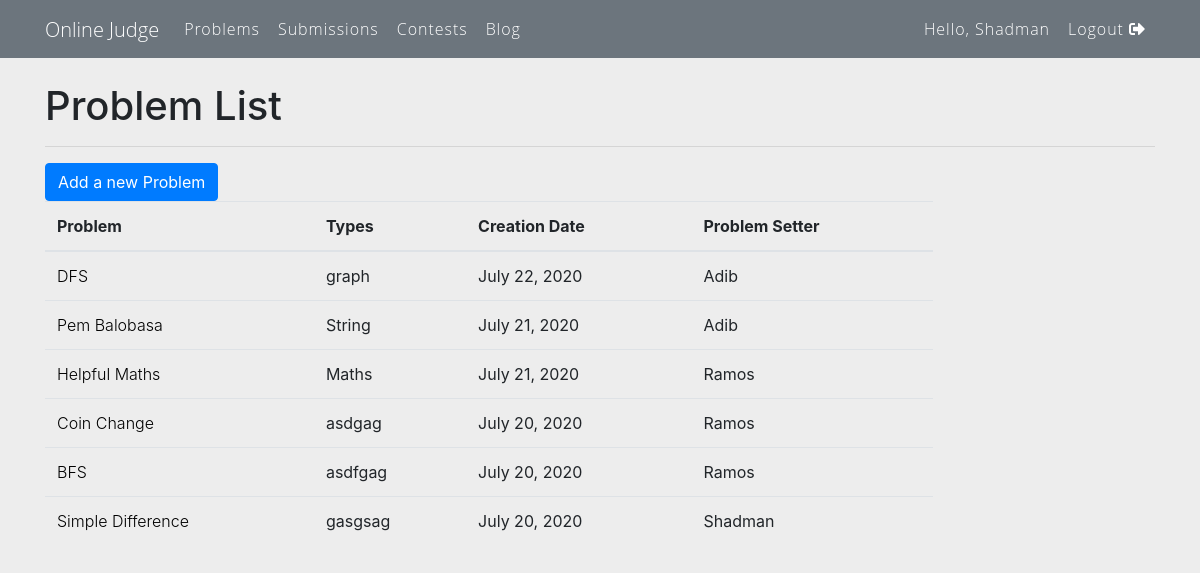
The app's page /problems/ (signed in) with its own data.
### judge/models.py (models this page shows, shortened)
class Problem(models.Model):
	OPTIONS = (
        ('Easy', 'Easy'),
        ('Medium', 'Medium'),
        ('Hard', 'Hard'),
    )
	title = models.CharField(max_length=150)
	code = models.CharField(max_length=20,
		unique=True,
		validators=[RegexValidator('^[\w-]+$', ('Problem code cannot have white space and can have only hyphens between letters and numbers'))])
	description = RichTextField(blank=False)
	input_format = RichTextField(blank=False)
	constraints = RichTextField(blank=False)
	output_format = RichTextField(blank=False)
	types = models.CharField(max_length=50)
	difficulty = models.CharField(max_length=10, choices=OPTIONS, default='Easy')
	sample_input1 = RichTextField(blank=False, default='Empty')
	sample_input2 = RichTextField(blank=False, default='Empty')
	sample_output1 = RichTextField(blank=False, default='Empty')
	sample_output2 = RichTextField(blank=False, default='Empty')
	author = models.ForeignKey(User, on_delete=models.CASCADE)
	created_date = models.DateTimeField(default=timezone.now)

### judge/views.py (the view)
# urls.py: path('problems/', ProblemListView.as_view(), name='problems-list'),
class ProblemListView(ListView):
	model = Problem
	template_name = 'judge/problem_list.html'
	context_object_name = 'problems'
	ordering = ['-created_date']
	paginate_by = 10

### judge/templates/judge/problem_list.html (shortened to what this page needs)
{% extends "base.html" %}
{% block content %}
	<div class="container">
		<h1>Problem List</h1>
		<hr>
		<a class="btn btn-primary text-center" href="{% url 'judge:problem-create' %}">
			Add a new Problem
		</a>
		<table class="table table-hover">
		  	<thead>
		   		<tr>
			      	<th scope="col">Problem</th>
			      	<th scope="col">Types</th>
			      	<th scope="col">Creation Date</th>
			      	<th scope="col">Problem Setter</th>
			    </tr>
			</thead>
		  	<tbody>
		  		{% for problem in problems %}
		  			<tr>
		  				<td><a href="{% url 'judge:problem-detail' problem.id problem.code %}">{{ problem.title }} </a></td>
				    	<td>{{ problem.types }}</td>
				    	<td>{{ problem.created_date|date:"F d, Y"}}</td>
				    	<td>{{ problem.author }}</td>
		  			</tr>
		  		{% endfor %}
		  	</tbody>
		</table>
	</div>
{% endblock content %}

### accounts/templates/accounts/navbar.html (shortened to what this page needs)
<nav class="navbar navbar-expand-lg navbar-inverse navbar-dark bg-secondary mb-4">
	<div class="container">
		<a href="/" class="navbar-brand ">Online Judge</a>
		 <div class="collapse navbar-collapse" id="navbarSupportedContent">
		    <ul class="nav navbar-nav mr-auto">
		      <li class="nav-item">
		        <a class="nav-link" href="{% url 'judge:problems-list' %}">Problems </a>
		      </li>
		      <li class="nav-item">
		        <a class="nav-link" href="#">Submissions</a>
		      </li>
		      <li class="nav-item">
		        <a class="nav-link " href="#">Contests</a>
		      </li>
		      <li class="nav-item">
		        <a class="nav-link " href="{% url 'blog-home' %}">Blog</a>
		      </li>
		    </ul>
		    {% if user.is_authenticated %}
		    	<ul class="nav navbar-nav navbar-right">
			      <li class="nav-item">
			      	<a href="{% url 'accounts:profile' %}" class="nav-link">
			      		Hello, {{request.user}}
			      	</a>
			      </li>
			      <li class="nav-item">
			      	<a href="{% url "accounts:logout" %}" class="nav-link">
			      		Logout
			      		<span class="fas fa-sign-out-alt"></span>
			      	</a>
			      </li>
			    </ul>
		    {% endif %}
		</div>
	</div>
</nav>

### accounts/templates/base.html (style rules this page uses)
body { margin: 0px; padding: 0px; }
a { font-weight: 300; }
.navbar .nav-item a { color: white !important; }

### accounts/templates/accounts/navbar.html (style rules this page uses)
nav { margin: 0; font: bold 16px 'Open Sans', arial, sans-serif; }
ul { margin: auto 0; padding: 0; list-style: none; display: table; text-align: center; }
li { display: table-cell; position: relative; padding: 2px 1px; }
li a { color: #fff; text-decoration: none; letter-spacing: 0.06em; display: inline-block; padding: 10px 20px; position: relative; }
li a:after { background: none repeat scroll 0 0 trasparent; bottom: 0; content: ""; display: block; height: 2px; left: 50%; position: absolute; background: #fff; transition: width 0.3s ease 0s, left 0.3s ease 0s; width: 0; }

### judge/templates/judge/problem_list.html (style rules this page uses)
body { background: #ededed; }
td a { color: black!important; letter-spacing: 0; }
.btn-primary { letter-spacing: 0px; }
.table { width: 80%; }

### records on screen
Problem: title "DFS", types "graph", created_date "July 22, 2020", author "Adib"
Problem: title "Pem Balobasa", types "String", created_date "July 21, 2020", author "Adib"
Problem: title "Helpful Maths", types "Maths", created_date "July 21, 2020", author "Ramos"
Problem: title "Coin Change", types "asdgag", created_date "July 20, 2020", author "Ramos"
Problem: title "BFS", types "asdfgag", created_date "July 20, 2020", author "Ramos"
Problem: title "Simple Difference", types "gasgsag", created_date "July 20, 2020", author "Shadman"

### other values on screen
{{ request.user }} "Shadman"
